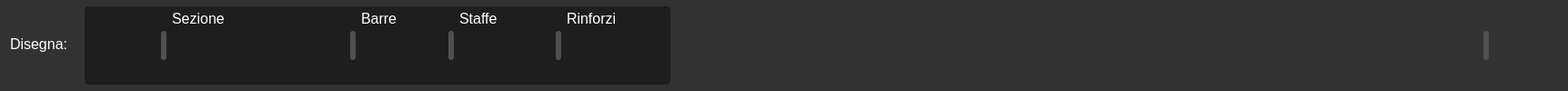
           <widget class="QFrame" name="frame_4">
            <property name="styleSheet">
             <string notr="true">background-color: rgb(50,50,50);
border-bottom: none; /* opzionale se vuoi solo il bordo in basso */
border-top-left-radius: 4px;
border-top-right-radius: 4px;
</string>
            </property>
            <property name="frameShape">
             <enum>QFrame::StyledPanel</enum>
            </property>
            <property name="frameShadow">
             <enum>QFrame::Raised</enum>
            </property>
            <layout class="QHBoxLayout" name="horizontalLayout_11">
             <property name="leftMargin">
              <number>7</number>
             </property>
             <property name="topMargin">
              <number>7</number>
             </property>
             <property name="rightMargin">
              <number>7</number>
             </property>
             <property name="bottomMargin">
              <number>7</number>
             </property>
             <item>
              <widget class="QLabel" name="label_192">
               <property name="minimumSize">
                <size>
                 <width>80</width>
                 <height>32</height>
                </size>
               </property>
               <property name="maximumSize">
                <size>
                 <width>80</width>
                 <height>16777215</height>
                </size>
               </property>
               <property name="font">
                <font>
                 <family>Segoe UI</family>
                 <pointsize>12</pointsize>
                 <weight>50</weight>
                 <italic>false</italic>
                 <bold>false</bold>
                </font>
               </property>
               <property name="layoutDirection">
                <enum>Qt::LeftToRight</enum>
               </property>
               <property name="styleSheet">
                <string notr="true">font:400 12pt &quot;Segoe UI&quot;;
color: rgb(255,255,255);
padding-bottom: 4px;</string>
               </property>
               <property name="text">
                <string>Disegna:</string>
               </property>
               <property name="alignment">
                <set>Qt::AlignLeading|Qt::AlignLeft|Qt::AlignVCenter</set>
               </property>
              </widget>
             </item>
             <item>
              <widget class="QWidget" name="widget_2" native="true">
               <property name="styleSheet">
                <string notr="true">background-color: rgb(30,30,30);
border-radius: 4px</string>
               </property>
               <layout class="QHBoxLayout" name="horizontalLayout_24">
                <property name="leftMargin">
                 <number>4</number>
                </property>
                <property name="topMargin">
                 <number>4</number>
                </property>
                <property name="rightMargin">
                 <number>4</number>
                </property>
                <property name="bottomMargin">
                 <number>4</number>
                </property>
                <item>
                 <widget class="QPushButton" name="btn_selezione">
                  <property name="sizePolicy">
                   <sizepolicy hsizetype="Fixed" vsizetype="Fixed">
                    <horstretch>0</horstretch>
                    <verstretch>0</verstretch>
                   </sizepolicy>
                  </property>
                  <property name="minimumSize">
                   <size>
                    <width>34</width>
                    <height>32</height>
                   </size>
                  </property>
                  <property name="maximumSize">
                   <size>
                    <width>34</width>
                    <height>32</height>
                   </size>
                  </property>
                  <property name="styleSheet">
                   <string notr="true">QPushButton{
    font:400 12pt &quot;Segoe UI&quot;;
    color: rgb(255,255,255);
	border-radius:4px
}
QPushButton:hover {
    background-color: rgb(40,40,40);
	border: 1px solid rgb(120,120,120);
}
QPushButton:checked {
    background-color: rgb(50,50,50);
}</string>
                  </property>
                  <property name="text">
                   <string/>
                  </property>
                  <property name="icon">
                   <iconset>
                    <normaloff>icone/seleziona.png</normaloff>icone/seleziona.png</iconset>
                  </property>
                  <property name="iconSize">
                   <size>
                    <width>30</width>
                    <height>30</height>
                   </size>
                  </property>
                 </widget>
                </item>
                <item>
                 <widget class="QPushButton" name="btn_muovi">
                  <property name="sizePolicy">
                   <sizepolicy hsizetype="Fixed" vsizetype="Fixed">
                    <horstretch>0</horstretch>
                    <verstretch>0</verstretch>
                   </sizepolicy>
                  </property>
                  <property name="minimumSize">
                   <size>
                    <width>34</width>
                    <height>32</height>
                   </size>
                  </property>
                  <property name="maximumSize">
                   <size>
                    <width>34</width>
                    <height>32</height>
                   </size>
                  </property>
                  <property name="styleSheet">
                   <string notr="true">QPushButton{
    font:400 12pt &quot;Segoe UI&quot;;
    color: rgb(255,255,255);
	border-radius:4px
}
QPushButton:hover {
    background-color: rgb(40,40,40);
	border: 1px solid rgb(120,120,120);
}
QPushButton:checked {
    background-color: rgb(50,50,50);
}</string>
                  </property>
                  <property name="text">
                   <string/>
                  </property>
                  <property name="icon">
                   <iconset>
                    <normaloff>icone/muovi.png</normaloff>icone/muovi.png</iconset>
                  </property>
                  <property name="iconSize">
                   <size>
                    <width>32</width>
                    <height>32</height>
                   </size>
                  </property>
                 </widget>
                </item>
                <item>
                 <widget class="QWidget" name="widget_11" native="true">
                  <property name="minimumSize">
                   <size>
                    <width>6</width>
                    <height>32</height>
                   </size>
                  </property>
                  <property name="maximumSize">
                   <size>
                    <width>6</width>
                    <height>32</height>
                   </size>
                  </property>
                  <property name="styleSheet">
                   <string notr="true">background-color: rgb(80,80,80);
border-radius:3px</string>
                  </property>
                 </widget>
                </item>
                <item>
                 <widget class="QLabel" name="label_216">
                  <property name="minimumSize">
                   <size>
                    <width>70</width>
                    <height>32</height>
                   </size>
                  </property>
                  <property name="maximumSize">
                   <size>
                    <width>70</width>
                    <height>16777215</height>
                   </size>
                  </property>
                  <property name="font">
                   <font>
                    <family>Segoe UI</family>
                    <pointsize>12</pointsize>
                    <weight>50</weight>
                    <italic>false</italic>
                    <bold>false</bold>
                   </font>
                  </property>
                  <property name="layoutDirection">
                   <enum>Qt::LeftToRight</enum>
                  </property>
                  <property name="styleSheet">
                   <string notr="true">font:400 12pt &quot;Segoe UI&quot;;
color: rgb(255,255,255);</string>
                  </property>
                  <property name="text">
                   <string>Sezione</string>
                  </property>
                  <property name="alignment">
                   <set>Qt::AlignLeading|Qt::AlignLeft|Qt::AlignTop</set>
                  </property>
                 </widget>
                </item>
                <item>
                 <widget class="QPushButton" name="btn_sezione_rettangolo">
                  <property name="sizePolicy">
                   <sizepolicy hsizetype="Fixed" vsizetype="Fixed">
                    <horstretch>0</horstretch>
                    <verstretch>0</verstretch>
                   </sizepolicy>
                  </property>
                  <property name="minimumSize">
                   <size>
                    <width>34</width>
                    <height>32</height>
                   </size>
                  </property>
                  <property name="maximumSize">
                   <size>
                    <width>34</width>
                    <height>32</height>
                   </size>
                  </property>
                  <property name="styleSheet">
                   <string notr="true">QPushButton{
    font:400 12pt &quot;Segoe UI&quot;;
    color: rgb(255,255,255);
	border-radius:4px
}
QPushButton:hover {
    background-color: rgb(40,40,40);
	border: 1px solid rgb(120,120,120);
}
QPushButton:checked {
    background-color: rgb(50,50,50);
}</string>
                  </property>
                  <property name="text">
                   <string/>
                  </property>
                  <property name="icon">
                   <iconset>
                    <normaloff>icone/rettangolo.png</normaloff>icone/rettangolo.png</iconset>
                  </property>
                  <property name="iconSize">
                   <size>
                    <width>36</width>
                    <height>36</height>
                   </size>
                  </property>
                 </widget>
                </item>
                <item>
                 <widget class="QPushButton" name="btn_sezione_poligono">
                  <property name="sizePolicy">
                   <sizepolicy hsizetype="Fixed" vsizetype="Fixed">
                    <horstretch>0</horstretch>
                    <verstretch>0</verstretch>
                   </sizepolicy>
                  </property>
                  <property name="minimumSize">
                   <size>
                    <width>34</width>
                    <height>32</height>
                   </size>
                  </property>
                  <property name="maximumSize">
                   <size>
                    <width>34</width>
                    <height>32</height>
                   </size>
                  </property>
                  <property name="styleSheet">
                   <string notr="true">QPushButton{
    font:400 12pt &quot;Segoe UI&quot;;
    color: rgb(255,255,255);
	border-radius:4px
}
QPushButton:hover {
    background-color: rgb(40,40,40);
	border: 1px solid rgb(120,120,120);
}
QPushButton:checked {
    background-color: rgb(50,50,50);
}</string>
                  </property>
                  <property name="text">
                   <string/>
                  </property>
                  <property name="icon">
                   <iconset>
                    <normaloff>icone/libero.png</normaloff>icone/libero.png</iconset>
                  </property>
                  <property name="iconSize">
                   <size>
                    <width>36</width>
                    <height>36</height>
                   </size>
                  </property>
                 </widget>
                </item>
                <item>
                 <widget class="QPushButton" name="btn_sezione_cerchio">
                  <property name="sizePolicy">
                   <sizepolicy hsizetype="Fixed" vsizetype="Fixed">
                    <horstretch>0</horstretch>
                    <verstretch>0</verstretch>
                   </sizepolicy>
                  </property>
                  <property name="minimumSize">
                   <size>
                    <width>34</width>
                    <height>32</height>
                   </size>
                  </property>
                  <property name="maximumSize">
                   <size>
                    <width>34</width>
                    <height>32</height>
                   </size>
                  </property>
                  <property name="styleSheet">
                   <string notr="true">QPushButton{
    font:400 12pt &quot;Segoe UI&quot;;
    color: rgb(255,255,255);
	border-radius:4px
}
QPushButton:hover {
    background-color: rgb(40,40,40);
	border: 1px solid rgb(120,120,120);
}
QPushButton:checked {
    background-color: rgb(50,50,50);
}</string>
                  </property>
                  <property name="text">
                   <string/>
                  </property>
                  <property name="icon">
                   <iconset>
                    <normaloff>icone/cerchio.png</normaloff>icone/cerchio.png</iconset>
                  </property>
                  <property name="iconSize">
                   <size>
                    <width>36</width>
                    <height>36</height>
                   </size>
                  </property>
                 </widget>
                </item>
                <item>
                 <widget class="QWidget" name="widget_14" native="true">
                  <property name="minimumSize">
                   <size>
                    <width>6</width>
                    <height>32</height>
                   </size>
                  </property>
                  <property name="maximumSize">
                   <size>
                    <width>6</width>
                    <height>32</height>
                   </size>
                  </property>
                  <property name="styleSheet">
                   <string notr="true">background-color: rgb(80,80,80);
border-radius:3px</string>
                  </property>
                 </widget>
                </item>
                <item>
                 <widget class="QLabel" name="label_217">
                  <property name="minimumSize">
                   <size>
                    <width>50</width>
                    <height>32</height>
                   </size>
                  </property>
                  <property name="maximumSize">
                   <size>
                    <width>50</width>
                    <height>16777215</height>
                   </size>
                  </property>
                  <property name="font">
                   <font>
                    <family>Segoe UI</family>
                    <pointsize>12</pointsize>
                    <weight>50</weight>
                    <italic>false</italic>
                    <bold>false</bold>
                   </font>
                  </property>
                  <property name="layoutDirection">
                   <enum>Qt::LeftToRight</enum>
                  </property>
                  <property name="styleSheet">
                   <string notr="true">font:400 12pt &quot;Segoe UI&quot;;
color: rgb(255,255,255);</string>
                  </property>
                  <property name="text">
                   <string>Barre</string>
                  </property>
                  <property name="alignment">
                   <set>Qt::AlignLeading|Qt::AlignLeft|Qt::AlignTop</set>
                  </property>
                 </widget>
                </item>
                <item>
                 <widget class="QPushButton" name="btn_barra">
                  <property name="sizePolicy">
                   <sizepolicy hsizetype="Fixed" vsizetype="Fixed">
                    <horstretch>0</horstretch>
                    <verstretch>0</verstretch>
                   </sizepolicy>
                  </property>
                  <property name="minimumSize">
                   <size>
                    <width>34</width>
                    <height>32</height>
                   </size>
                  </property>
                  <property name="maximumSize">
                   <size>
                    <width>34</width>
                    <height>32</height>
                   </size>
                  </property>
                  <property name="styleSheet">
                   <string notr="true">QPushButton{
    font:400 12pt &quot;Segoe UI&quot;;
    color: rgb(255,255,255);
	border-radius:4px
}
QPushButton:hover {
    background-color: rgb(40,40,40);
	border: 1px solid rgb(120,120,120);
}
QPushButton:checked {
    background-color: rgb(50,50,50);
}</string>
                  </property>
                  <property name="text">
                   <string/>
                  </property>
                  <property name="icon">
                   <iconset>
                    <normaloff>icone/barra.png</normaloff>icone/barra.png</iconset>
                  </property>
                  <property name="iconSize">
                   <size>
                    <width>36</width>
                    <height>36</height>
                   </size>
                  </property>
                 </widget>
                </item>
                <item>
                 <widget class="QWidget" name="widget_16" native="true">
                  <property name="minimumSize">
                   <size>
                    <width>6</width>
                    <height>32</height>
                   </size>
                  </property>
                  <property name="maximumSize">
                   <size>
                    <width>6</width>
                    <height>32</height>
                   </size>
                  </property>
                  <property name="styleSheet">
                   <string notr="true">background-color: rgb(80,80,80);
border-radius:3px</string>
                  </property>
                 </widget>
                </item>
                <item>
                 <widget class="QLabel" name="label_221">
                  <property name="minimumSize">
                   <size>
                    <width>60</width>
                    <height>32</height>
                   </size>
                  </property>
                  <property name="maximumSize">
                   <size>
                    <width>60</width>
                    <height>16777215</height>
                   </size>
                  </property>
                  <property name="font">
                   <font>
                    <family>Segoe UI</family>
                    <pointsize>12</pointsize>
                    <weight>50</weight>
                    <italic>false</italic>
                    <bold>false</bold>
                   </font>
                  </property>
                  <property name="layoutDirection">
                   <enum>Qt::LeftToRight</enum>
                  </property>
                  <property name="styleSheet">
                   <string notr="true">font:400 12pt &quot;Segoe UI&quot;;
color: rgb(255,255,255);</string>
                  </property>
                  <property name="text">
                   <string>Staffe</string>
                  </property>
                  <property name="alignment">
                   <set>Qt::AlignLeading|Qt::AlignLeft|Qt::AlignTop</set>
                  </property>
                 </widget>
                </item>
                <item>
                 <widget class="QPushButton" name="btn_staffa">
                  <property name="sizePolicy">
                   <sizepolicy hsizetype="Fixed" vsizetype="Fixed">
                    <horstretch>0</horstretch>
                    <verstretch>0</verstretch>
                   </sizepolicy>
                  </property>
                  <property name="minimumSize">
                   <size>
                    <width>34</width>
                    <height>32</height>
                   </size>
                  </property>
                  <property name="maximumSize">
                   <size>
                    <width>34</width>
                    <height>32</height>
                   </size>
                  </property>
                  <property name="styleSheet">
                   <string notr="true">QPushButton{
    font:400 12pt &quot;Segoe UI&quot;;
    color: rgb(255,255,255);
	border-radius:4px
}
QPushButton:hover {
    background-color: rgb(40,40,40);
	border: 1px solid rgb(120,120,120);
}
QPushButton:checked {
    background-color: rgb(50,50,50);
}</string>
                  </property>
                  <property name="text">
                   <string/>
                  </property>
                  <property name="icon">
                   <iconset>
                    <normaloff>icone/staffe.png</normaloff>icone/staffe.png</iconset>
                  </property>
                  <property name="iconSize">
                   <size>
                    <width>36</width>
                    <height>36</height>
                   </size>
                  </property>
                 </widget>
                </item>
                <item>
                 <widget class="QWidget" name="widget_20" native="true">
                  <property name="minimumSize">
                   <size>
                    <width>6</width>
                    <height>32</height>
                   </size>
                  </property>
                  <property name="maximumSize">
                   <size>
                    <width>6</width>
                    <height>32</height>
                   </size>
                  </property>
                  <property name="styleSheet">
                   <string notr="true">background-color: rgb(80,80,80);
border-radius:3px</string>
                  </property>
                 </widget>
                </item>
                <item>
                 <widget class="QLabel" name="label_218">
                  <property name="minimumSize">
                   <size>
                    <width>70</width>
                    <height>32</height>
                   </size>
                  </property>
                  <property name="maximumSize">
                   <size>
                    <width>70</width>
                    <height>16777215</height>
                   </size>
                  </property>
                  <property name="font">
                   <font>
                    <family>Segoe UI</family>
                    <pointsize>12</pointsize>
                    <weight>50</weight>
                    <italic>false</italic>
                    <bold>false</bold>
                   </font>
                  </property>
                  <property name="layoutDirection">
                   <enum>Qt::LeftToRight</enum>
                  </property>
                  <property name="styleSheet">
                   <string notr="true">font:400 12pt &quot;Segoe UI&quot;;
color: rgb(255,255,255);</string>
                  </property>
                  <property name="text">
                   <string>Rinforzi</string>
                  </property>
                  <property name="alignment">
                   <set>Qt::AlignLeading|Qt::AlignLeft|Qt::AlignTop</set>
                  </property>
                 </widget>
                </item>
                <item>
                 <widget class="QPushButton" name="btn_rinforzo">
                  <property name="sizePolicy">
                   <sizepolicy hsizetype="Fixed" vsizetype="Fixed">
                    <horstretch>0</horstretch>
                    <verstretch>0</verstretch>
                   </sizepolicy>
                  </property>
                  <property name="minimumSize">
                   <size>
                    <width>34</width>
                    <height>32</height>
                   </size>
                  </property>
                  <property name="maximumSize">
                   <size>
                    <width>34</width>
                    <height>32</height>
                   </size>
                  </property>
                  <property name="styleSheet">
                   <string notr="true">QPushButton{
    font:400 12pt &quot;Segoe UI&quot;;
    color: rgb(255,255,255);
	border-radius:4px
}
QPushButton:hover {
    background-color: rgb(40,40,40);
	border: 1px solid rgb(120,120,120);
}
QPushButton:checked {
    background-color: rgb(50,50,50);
}</string>
                  </property>
                  <property name="text">
                   <string/>
                  </property>
                  <property name="icon">
                   <iconset>
                    <normaloff>icone/rinforzo.png</normaloff>icone/rinforzo.png</iconset>
                  </property>
                  <property name="iconSize">
                   <size>
                    <width>36</width>
                    <height>36</height>
                   </size>
                  </property>
                 </widget>
                </item>
               </layout>
              </widget>
             </item>
             <item>
              <spacer name="horizontalSpacer_15">
               <property name="orientation">
                <enum>Qt::Horizontal</enum>
               </property>
               <property name="sizeHint" stdset="0">
                <size>
                 <width>888</width>
                 <height>20</height>
                </size>
               </property>
              </spacer>
             </item>
             <item>
              <widget class="QWidget" name="widget_6" native="true">
               <property name="minimumSize">
                <size>
                 <width>6</width>
                 <height>32</height>
                </size>
               </property>
               <property name="maximumSize">
                <size>
                 <width>6</width>
                 <height>32</height>
                </size>
               </property>
               <property name="styleSheet">
                <string notr="true">background-color: rgb(80,80,80);
border-radius:3px</string>
               </property>
              </widget>
             </item>
             <item>
              <widget class="QPushButton" name="btn_sezioni_centra">
               <property name="sizePolicy">
                <sizepolicy hsizetype="Fixed" vsizetype="Fixed">
                 <horstretch>0</horstretch>
                 <verstretch>0</verstretch>
                </sizepolicy>
               </property>
               <property name="minimumSize">
                <size>
                 <width>34</width>
                 <height>32</height>
                </size>
               </property>
               <property name="maximumSize">
                <size>
                 <width>34</width>
                 <height>32</height>
                </size>
               </property>
               <property name="styleSheet">
                <string notr="true">QPushButton{
    font:400 12pt &quot;Segoe UI&quot;;
    color: rgb(255,255,255);
	border-radius:4px
}
QPushButton:hover {
    background-color: rgb(40,40,40);
	border: 1px solid rgb(120,120,120);
}
</string>
               </property>
               <property name="text">
                <string/>
               </property>
               <property name="icon">
                <iconset>
                 <normaloff>icone/quattro frecce.png</normaloff>icone/quattro frecce.png</iconset>
               </property>
               <property name="iconSize">
                <size>
                 <width>35</width>
                 <height>35</height>
                </size>
               </property>
              </widget>
             </item>
             <item>
              <widget class="QPushButton" name="btn_sezioni_rigenera">
               <property name="sizePolicy">
                <sizepolicy hsizetype="Fixed" vsizetype="Fixed">
                 <horstretch>0</horstretch>
                 <verstretch>0</verstretch>
                </sizepolicy>
               </property>
               <property name="minimumSize">
                <size>
                 <width>34</width>
                 <height>32</height>
                </size>
               </property>
               <property name="maximumSize">
                <size>
                 <width>34</width>
                 <height>32</height>
                </size>
               </property>
               <property name="styleSheet">
                <string notr="true">QPushButton{
    font:400 12pt &quot;Segoe UI&quot;;
    color: rgb(255,255,255);
	border-radius:4px
}
QPushButton:hover {
    background-color: rgb(40,40,40);
	border: 1px solid rgb(120,120,120);
}
</string>
               </property>
               <property name="text">
                <string/>
               </property>
               <property name="icon">
                <iconset>
                 <normaloff>icone/aggiorna.png</normaloff>icone/aggiorna.png</iconset>
               </property>
               <property name="iconSize">
                <size>
                 <width>37</width>
                 <height>37</height>
                </size>
               </property>
              </widget>
             </item>
            </layout>
           </widget>
